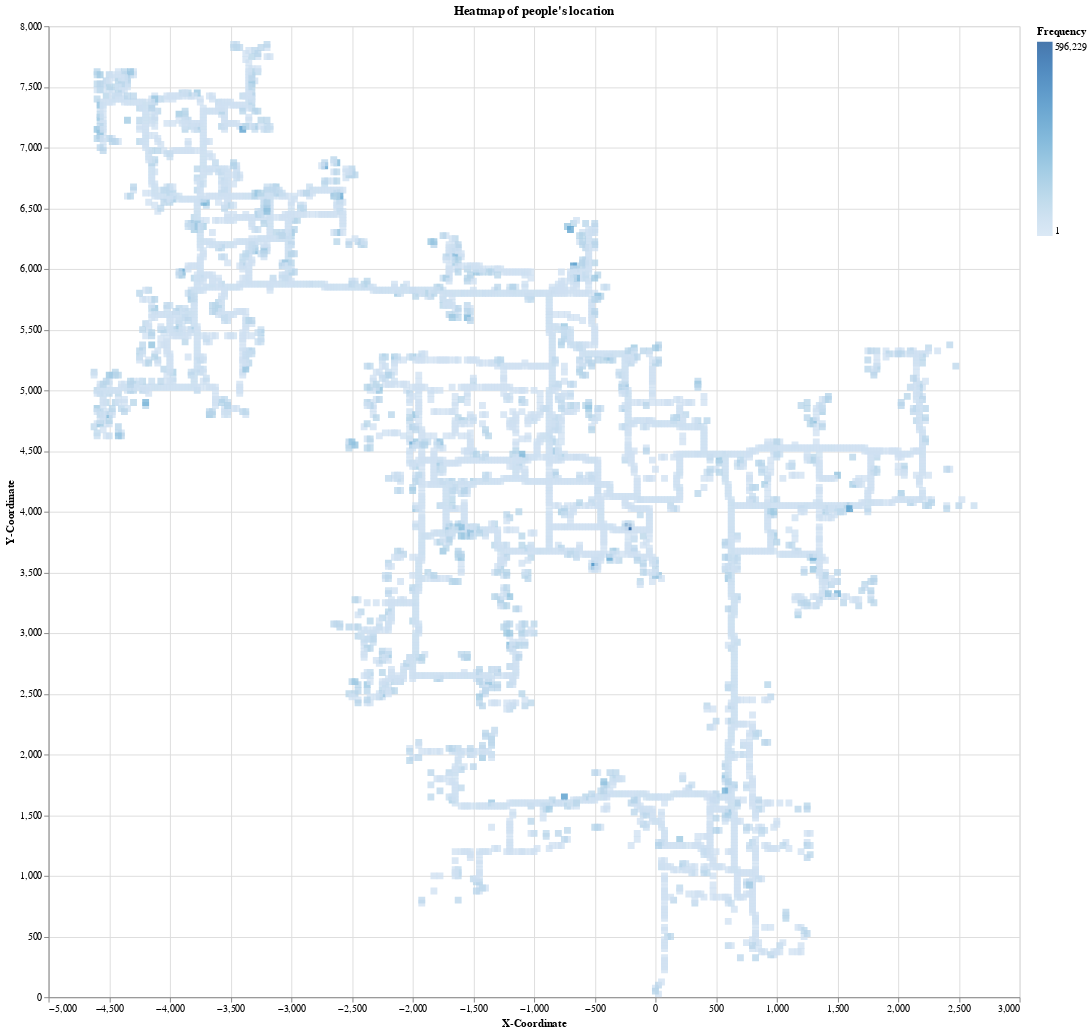

The notebook cell this image was saved under:
### Code cell
alt.Chart(positionPd).mark_square(size=50, opacity=0.75).encode(
    x = alt.X('currentLocationX', title = 'X-Coordinate'),
    y = alt.Y('currentLocationY', title = 'Y-Coordinate'),
    color = alt.Color('frequency:Q', title = 'Frequency'),
    tooltip = ['currentLocationX', 'currentLocationY', 'frequency']
).properties(title="Heatmap of people's location", width=1000, height=1000).interactive()

### Figure 1 — Vega-Lite specification as saved in the notebook (floating-point values rounded to 4 significant figures; data arrays with more than 128 entries replaced by an {"elided": "..."} marker saying what was removed)
{"config": {"view": {"continuousWidth": 400, "continuousHeight": 300}}, "data": {"name": "data-9f35f78d9058962e7cf1ca428e963c81"}, "mark": {"type": "square", "opacity": 0.75, "size": 50}, "encoding": {"color": {"field": "frequency", "title": "Frequency", "type": "quantitative"}, "tooltip": [{"field": "currentLocationX", "type": "quantitative"}, {"field": "currentLocationY", "type": "quantitative"}, {"field": "frequency", "type": "quantitative"}], "x": {"field": "currentLocationX", "title": "X-Coordinate", "type": "quantitative"}, "y": {"field": "currentLocationY", "title": "Y-Coordinate", "type": "quantitative"}}, "height": 1000, "selection": {"selector001": {"type": "interval", "bind": "scales", "encodings": ["x", "y"]}}, "title": "Heatmap of people's location", "width": 1000, "$schema": "https://vega.github.io/schema/vega-lite/v4.17.0.json", "datasets": {"data-9f35f78d9058962e7cf1ca428e963c81": {"elided": "4876 records"}}}
